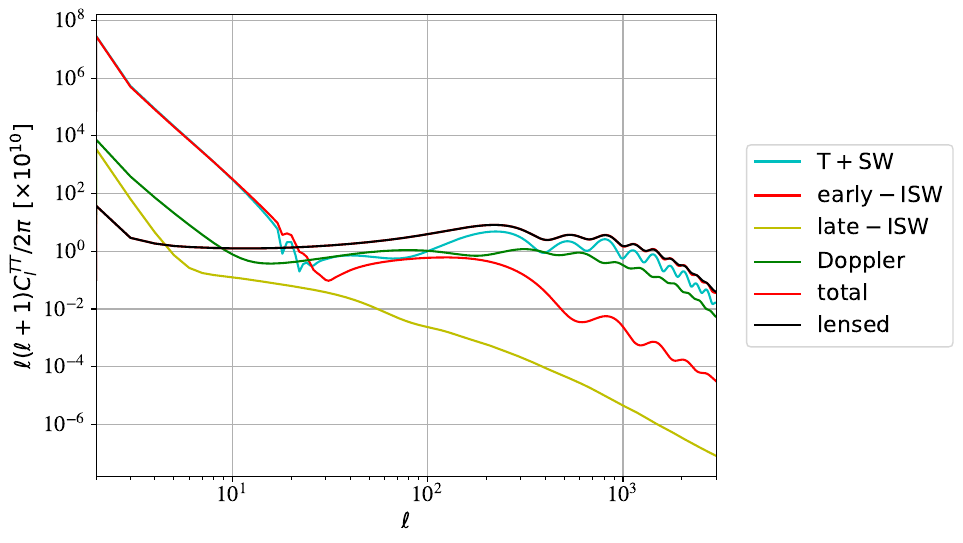

This chart was generated by the following Python code:
import matplotlib
import matplotlib.pyplot as plt
import numpy as np
from classy import Class
from scipy.optimize import fsolve
from scipy.interpolate import interp1d
import math

# esthetic definitions for the plots
font = {'size'   : 16, 'family':'STIXGeneral'}
axislabelfontsize='large'
matplotlib.rc('font', **font)
matplotlib.mathtext.rcParams['legend.fontsize']='medium'
plt.rcParams["figure.figsize"] = [8.0,6.0]

# Cosmological parameters and other CLASS parameters
#
common_settings = {# wich output? ClTT, transfer functions delta_i and theta_i
                   'output':'tCl,pCl,lCl',
                   'lensing':'yes',
                   # LambdaCDM parameters
                   'h':0.67556,
                   'omega_b':0.022032,
                   'omega_cdm':0.12038,
                   'A_s':2.215e-9,
                   'n_s':0.9619,
                   'tau_reio':0.0925,
                   # Take fixed value for primordial Helium (instead of automatic BBN adjustment)
                   'YHe':0.246,
                   # other output and precision parameters
                   'l_max_scalars':5000, 
                   'ic' : 'ad&addcs',
                   'f_addcs' : .1,
                   'n_addcs' : 1., 
                   'alpha_addcs' : 0.,
                   'phi_addcs' : 0.785 }                   
                   

# call CLASS
#
M = Class()
M.set(common_settings)
M.compute()
cl_tot = M.raw_cl(3000)
cl_lensed = M.lensed_cl(3000)
M.struct_cleanup()  # clean output
M.empty()           # clean input
#
M.set(common_settings) # new input
M.set({'temperature contributions':'tsw'})
M.compute()
cl_tsw = M.raw_cl(3000)
M.struct_cleanup()
M.empty()
#
M.set(common_settings)
M.set({'temperature contributions':'eisw'})
M.compute()
cl_eisw = M.raw_cl(3000)
M.struct_cleanup()
M.empty()
#
M.set(common_settings)
M.set({'temperature contributions':'lisw'})
M.compute()
cl_lisw = M.raw_cl(3000)
M.struct_cleanup()
M.empty()
#
M.set(common_settings)
M.set({'temperature contributions':'dop'})
M.compute()
cl_dop = M.raw_cl(3000)

# start plotting

plt.xlim([2,3000])
plt.xlabel(r"$\ell$")
plt.ylabel(r"$\ell (\ell+1) C_l^{TT} / 2 \pi \,\,\, [\times 10^{10}]$")
plt.grid()
#
ell = cl_tot['ell']
factor = 1.e10*ell*(ell+1.)/2./math.pi
plt.loglog(ell,factor*cl_tsw['tt'],'c-',label=r'$\mathrm{T+SW}$')
plt.loglog(ell,factor*cl_eisw['tt'],'r-',label=r'$\mathrm{early-ISW}$')
plt.loglog(ell,factor*cl_lisw['tt'],'y-',label=r'$\mathrm{late-ISW}$')
plt.loglog(ell,factor*cl_dop['tt'],'g-',label=r'$\mathrm{Doppler}$')
plt.loglog(ell,factor*cl_tot['tt'],'r-',label=r'$\mathrm{total}$')
plt.loglog(ell,factor*cl_lensed['tt'],'k-',label=r'$\mathrm{lensed}$')
#
plt.legend(loc='right',bbox_to_anchor=(1.4, 0.5))


# In[ ]:

plt.savefig('cltt_terms_decay.pdf',bbox_inches='tight')
